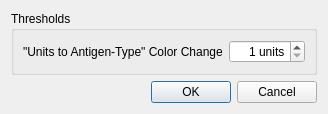
<?xml version="1.0" encoding="UTF-8"?>
<ui version="4.0">
 <class>Configurator</class>
 <widget class="QDialog" name="Configurator">
  <property name="geometry">
   <rect>
    <x>0</x>
    <y>0</y>
    <width>300</width>
    <height>100</height>
   </rect>
  </property>
  <property name="windowTitle">
   <string>RCcompat3 Configuration</string>
  </property>
  <property name="modal">
   <bool>true</bool>
  </property>
  <layout class="QGridLayout" name="gridLayout">
   <item row="0" column="0">
    <widget class="QGroupBox" name="grp_thresholds">
     <property name="title">
      <string>Thresholds</string>
     </property>
     <layout class="QGridLayout" name="gridLayout_2">
      <item row="0" column="0">
       <widget class="QLabel" name="lab_colorChange">
        <property name="text">
         <string>&quot;Units to Antigen-Type&quot; Color Change</string>
        </property>
       </widget>
      </item>
      <item row="0" column="1">
       <widget class="QSpinBox" name="spin_colorChange">
        <property name="alignment">
         <set>Qt::AlignRight|Qt::AlignTrailing|Qt::AlignVCenter</set>
        </property>
        <property name="suffix">
         <string> units</string>
        </property>
        <property name="minimum">
         <number>1</number>
        </property>
        <property name="maximum">
         <number>999</number>
        </property>
       </widget>
      </item>
     </layout>
    </widget>
   </item>
   <item row="1" column="0">
    <widget class="QDialogButtonBox" name="buttonBox">
     <property name="orientation">
      <enum>Qt::Horizontal</enum>
     </property>
     <property name="standardButtons">
      <set>QDialogButtonBox::Cancel|QDialogButtonBox::Ok</set>
     </property>
    </widget>
   </item>
  </layout>
 </widget>
 <resources/>
 <connections>
  <connection>
   <sender>buttonBox</sender>
   <signal>accepted()</signal>
   <receiver>Configurator</receiver>
   <slot>accept()</slot>
   <hints>
    <hint type="sourcelabel">
     <x>248</x>
     <y>254</y>
    </hint>
    <hint type="destinationlabel">
     <x>157</x>
     <y>274</y>
    </hint>
   </hints>
  </connection>
  <connection>
   <sender>buttonBox</sender>
   <signal>rejected()</signal>
   <receiver>Configurator</receiver>
   <slot>reject()</slot>
   <hints>
    <hint type="sourcelabel">
     <x>316</x>
     <y>260</y>
    </hint>
    <hint type="destinationlabel">
     <x>286</x>
     <y>274</y>
    </hint>
   </hints>
  </connection>
 </connections>
</ui>
